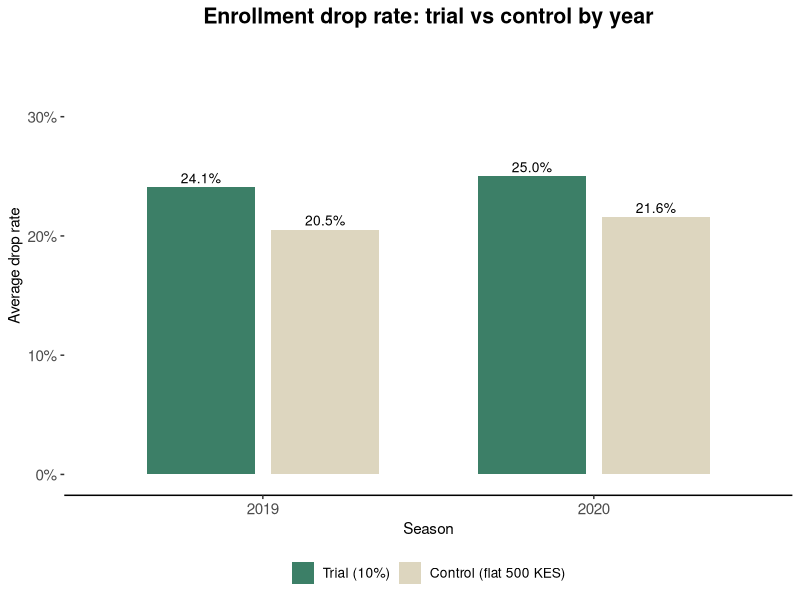
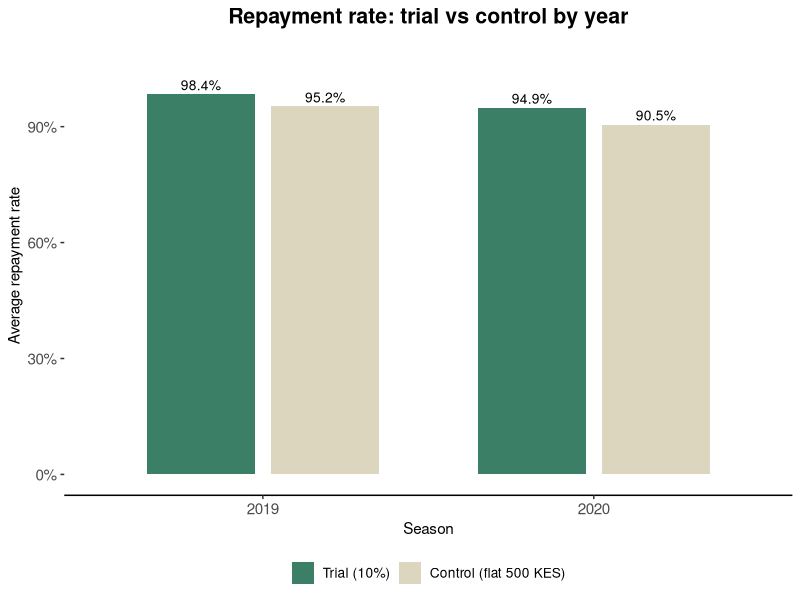
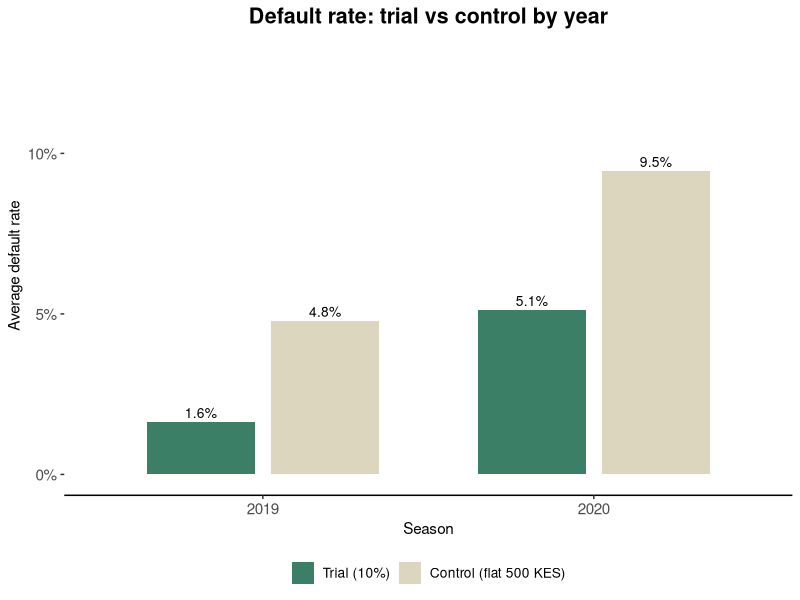
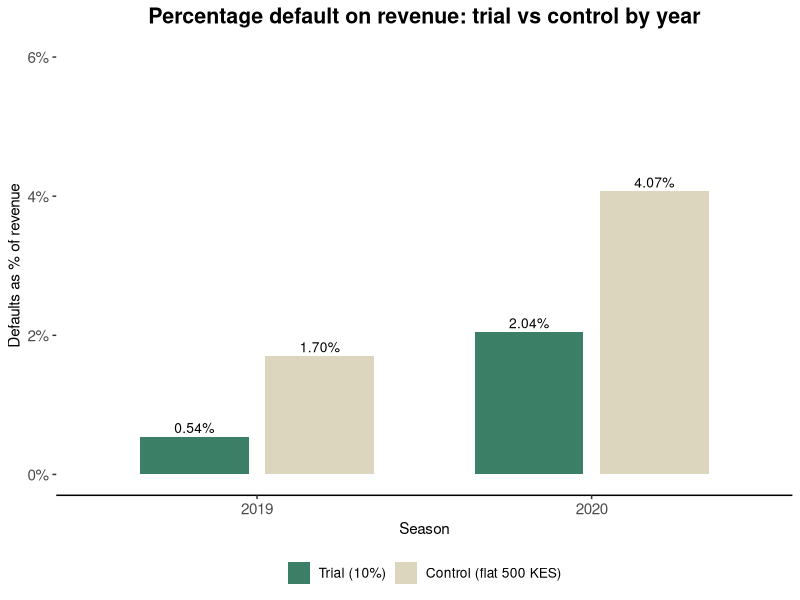
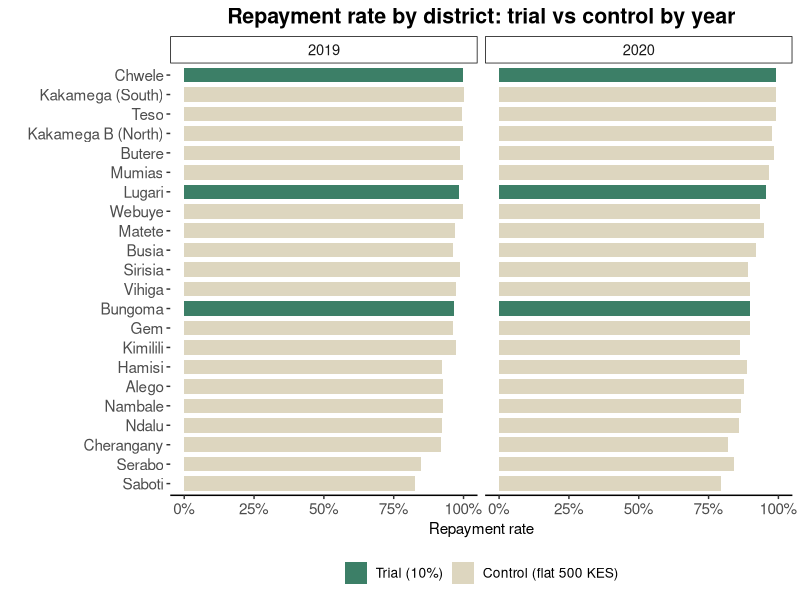
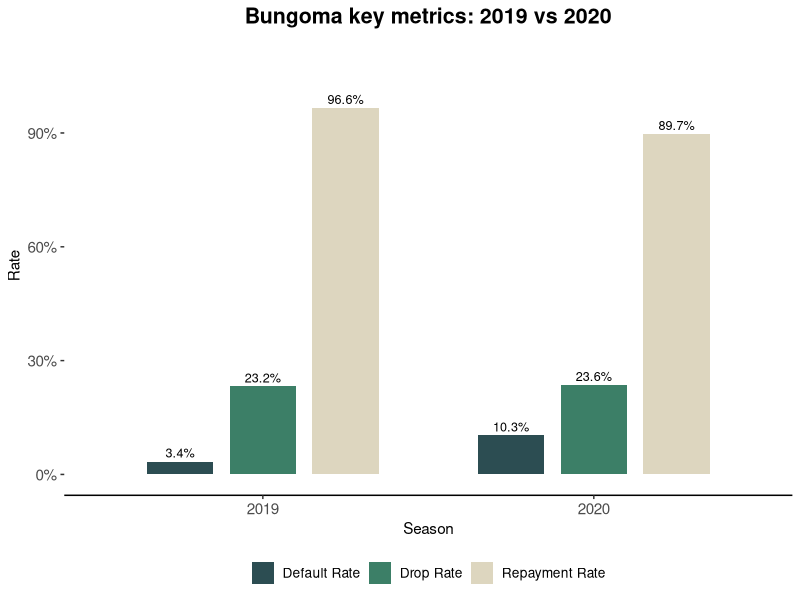

Reproduce these figures in R, in order.
## ---- chunk 1
knitr::opts_chunk$set(echo = FALSE, warning = FALSE, message = FALSE)

required_pkgs <- c("tidyverse", "kableExtra", "scales")

missing_pkgs <- required_pkgs[!required_pkgs %in% installed.packages()[, 1]]
if (length(missing_pkgs) > 0) install.packages(missing_pkgs)

purrr::walk(required_pkgs, library, character.only = TRUE)
rm(required_pkgs, missing_pkgs)
## ---- chunk 2
# Trial districts
trial_districts <- c("Chwele", "Bungoma", "Lugari")

# 2020 district-level data
df_2020 <- tibble(
  district = c("Bungoma", "Kakamega (South)", "Webuye", "Chwele", "Butere",
                    "Teso", "Busia", "Lugari", "Kakamega B (North)", "Sirisia",
                    "Matete", "Gem", "Kimilili", "Hamisi", "Alego", "Ndalu",
                    "Vihiga", "Cherangany", "Nambale", "Serabo", "Saboti", "Mumias"),
  enrolled = c(12678, 14362, 15824, 10912, 15218, 18589, 15182, 18455, 15553,
                    12174, 15082, 18076, 15840, 10560, 19852, 16251, 15719, 15881,
                    14292, 11062, 11133, 16709),
  qualified = c(9686, 12036, 11617, 7167, 12963, 14538, 11897, 15298, 12366,
                    9668, 10721, 15422, 11798, 8958, 16775, 11725, 12849, 12635,
                    10912, 7827, 8263, 12883),
  repaid = c(8690, 11939, 10867, 7113, 12770, 14426, 10945, 14636, 12068,
                    8600, 10168, 13871, 10157, 7940, 14692, 10061, 11546, 10355,
                    9450, 6580, 6566, 12430),
  defaulted = c(996, 97, 750, 54, 193, 112, 952, 662, 298, 1068, 553, 1551,
                    1641, 1018, 2083, 1664, 1303, 2280, 1462, 1247, 1697, 453),
  revenue = c(86186893, 108085045, 104759111, 63289243, 126659331, 140805877,
                    113973444, 186925430, 121379127, 109765082, 101096797, 154676025,
                    121127354, 91711334, 174247210, 132890871, 119042718, 169450702,
                    108877274, 79654167, 85262080, 118754050),
  amt_defaulted = c(3967686, 325060, 2421267, 182513, 695389, 484767, 4172865,
                    2723943, 1132674, 4491044, 2262090, 7372734, 7409369, 4900009,
                    10025972, 7492494, 4945982, 12710840, 6918278, 5301140,
                    8269087, 1512960),
  year = 2020
)

# 2019 district-level data
df_2019 <- tibble(
  district = c("Bungoma", "Kakamega (South)", "Webuye", "Chwele", "Butere",
                    "Teso", "Busia", "Lugari", "Kakamega B (North)", "Sirisia",
                    "Matete", "Gem", "Kimilili", "Hamisi", "Alego", "Ndalu",
                    "Vihiga", "Cherangany", "Nambale", "Serabo", "Saboti", "Mumias"),
  enrolled = c(12303, 12946, 15914, 10779, 16150, 15840, 14544, 17022, 15921,
                    10302, 15928, 17996, 14439, 10361, 18569, 14599, 17297, 12220,
                    15180, 8420, 11923, 15888),
  qualified = c(9451, 11140, 11352, 7572, 13513, 12538, 11981, 13730, 12503,
                    8031, 11300, 15823, 10715, 9048, 16558, 10569, 14845, 9432,
                    11484, 6624, 8671, 12501),
  repaid = c(9131, 11141, 11321, 7571, 13351, 12451, 11518, 13525, 12491,
                    7929, 10960, 15232, 10422, 8341, 15326, 9759, 14441, 8669,
                    10646, 5608, 7161, 12467),
  defaulted = c(320, 0, 31, 1, 162, 87, 463, 205, 12, 102, 340, 591, 293,
                    707, 1232, 810, 404, 763, 838, 1016, 1510, 34),
  revenue = c(87247064, 106084947, 107753820, 75050421, 137692303, 130486933,
                    125174335, 173566072, 122188682, 89497401, 114803444, 173806645,
                    108579545, 86806546, 198524401, 126424714, 136044599, 121905771,
                    121257329, 66976696, 95804491, 126505967),
  amt_defaulted = c(976710, 0, 102320, 1000, 586438, 314303, 1637690, 828483,
                    64127, 445286, 1215925, 2757644, 1093176, 2758610, 4673907,
                    3716774, 1424366, 3448810, 3083655, 4598128, 6962514, 127975),
  year = 2019
)
## ---- chunk 3
#feature-engineering

# Combining both years
df <- bind_rows(df_2019, df_2020)

# Tag trial vs control districts
df <- df %>% mutate(
  group = if_else(district %in% trial_districts, "Trial (10%)", "Control (flat 500 KES)"),
  group = factor(group, levels = c("Trial (10%)", "Control (flat 500 KES)")))

# Deriving key metrics
df <- df %>%
  mutate(
    pct_qualified = qualified / enrolled,
    pct_repaid = repaid / qualified,
    pct_defaulted = defaulted / qualified,
    drop_rate = 1 - pct_qualified,
    default_rev_pct = amt_defaulted / revenue,
    year = factor(year))
## ---- chunk 4
# A custom visualization theme
graph_theme <- theme(
  legend.position = "bottom",
  legend.title = element_blank(),
  axis.line.y = element_blank(),
  axis.line.x = element_line(colour = "black", size = 0.5),
  legend.text = element_text(family = "sans", size = rel(0.9)),
  plot.caption = element_text(family = "sans", size = rel(1.0), vjust = -0.5),
  plot.title = element_text(family = "sans", size = rel(1.4), hjust = 0.5, face = "bold"),
  plot.subtitle = element_text(family = "sans", size = rel(1.1), hjust = 0.5),
  axis.text = element_text(family = "sans", size = rel(1.0)),
  axis.title = element_text(family = "sans", size = rel(1.0)),
  strip.text.x = element_text(family = "sans", size = rel(1.2)),
  panel.background = element_rect(fill = NA),
  strip.background = element_rect(fill = NA, colour = "black"))

# A custom color palette
pal_group <- scale_fill_manual(values = c("#3C7F67" ,"#DDD6BF", "#2C4D52"))
## ---- chunk 5
# Average qualification and drop rates by group and year
q1_tbl <- df %>%
  group_by(year, group) %>%
  summarise(
    n_districts = n(),
    avg_qualification = percent(round(mean(pct_qualified), 4), accuracy = 0.1),
    avg_drop_rate = percent(round(mean(drop_rate), 4), accuracy = 0.1))

kable_styling(
  kable(q1_tbl,
        col.names = c("Year", "Group", "Districts", "Avg Qualification Rate", "Avg Drop Rate")),
  bootstrap_options = "striped", full_width = FALSE
)
## ---- chunk 6
# Visualizing drop rates across groups and years
drop_chart_data <- df %>%
  group_by(year, group) %>%
  summarise(avg_drop = mean(drop_rate))

ggplot(drop_chart_data, aes(x = year, y = avg_drop, fill = group)) +
  geom_col(position = position_dodge(0.75), width = 0.65) +
  geom_text(aes(label = percent(round(avg_drop, 3))),
            position = position_dodge(0.75), vjust = -0.4, size = 3.5) +
  scale_y_continuous(labels = percent_format(), limits = c(0, 0.35)) +
  labs(
    title = "Enrollment drop rate: trial vs control by year",
    x = "Season", y = "Average drop rate"
  ) +
  pal_group + graph_theme
## ---- chunk 7
# Average repayment and default rates by group and year
q2_tbl <- df %>%
  group_by(year, group) %>%
  summarise(
    n_districts = n(),
    avg_repayment_rate = percent(round(mean(pct_repaid), 4), accuracy = 0.1),
    avg_default_rate = percent(round(mean(pct_defaulted), 4), accuracy = 0.1))

kable_styling(
  kable(q2_tbl,
        col.names = c("Year", "Group", "Districts", "Avg Repayment Rate", "Avg Default Rate")),
  bootstrap_options = "striped", full_width = FALSE
)
## ---- chunk 8
# Repayment rate comparison by group and year
repayment_chart_data <- df %>%
  group_by(year, group) %>%
  summarise(avg_repayment = mean(pct_repaid))

ggplot(repayment_chart_data, aes(x = year, y = avg_repayment, fill = group)) +
  geom_col(position = position_dodge(0.75), width = 0.65) +
  geom_text(aes(label = percent(round(avg_repayment, 3))),
            position = position_dodge(0.75), vjust = -0.4, size = 3.5) +
  scale_y_continuous(labels = percent_format(), limits = c(0, 1.08)) +
  labs(
    title = "Repayment rate: trial vs control by year",
    x = "Season", y = "Average repayment rate"
  ) +
  pal_group + graph_theme
## ---- chunk 9
# Default rate comparison by group and year
default_chart_data <- df %>%
  group_by(year, group) %>%
  summarise(avg_default = mean(pct_defaulted))

ggplot(default_chart_data, aes(x = year, y = avg_default, fill = group)) +
  geom_col(position = position_dodge(0.75), width = 0.65) +
  geom_text(aes(label = percent(round(avg_default, 3))),
            position = position_dodge(0.75), vjust = -0.4, size = 3.5) +
  scale_y_continuous(labels = percent_format(), limits = c(0, 0.13)) +
  labs(
    title = "Default rate: trial vs control by year",
    x = "Season", y = "Average default rate"
  ) +
  pal_group + graph_theme
## ---- chunk 10
# Total revenue and defaults by group and year
revenue_tbl <- df %>%
  group_by(year, group) %>%
  summarise(
    total_revenue = comma(sum(revenue)),
    total_defaulted = comma(sum(amt_defaulted)),
    default_pct = sprintf("%.2f%%", sum(amt_defaulted) / sum(revenue) * 100))

kable_styling(
  kable(revenue_tbl,
        col.names = c("Year", "Group", "Total Revenue (KES)",
                      "Total Defaulted (KES)", "Default % of Revenue")),
  bootstrap_options = "striped", full_width = FALSE,
)
## ---- chunk 11
# Defaults as a share of revenue by group and year
rev_default_data <- df %>%
  group_by(year, group) %>%
  summarise(def_rev = sum(amt_defaulted) / sum(revenue))

ggplot(rev_default_data, aes(x = year, y = def_rev, fill = group)) +
  geom_col(position = position_dodge(0.75), width = 0.65) +
  geom_text(aes(label = sprintf("%.2f%%", def_rev * 100)),
            position = position_dodge(0.75), vjust = -0.4, size = 3.5) +
  scale_y_continuous(labels = percent_format(), limits = c(0, 0.06)) +
  labs(
    title = "Percentage default on revenue: trial vs control by year",
    x = "Season", y = "Defaults as % of revenue"
  ) +
  pal_group + graph_theme
## ---- chunk 12
# District-level repayment rates for both years, faceted for comparison
ggplot(df, aes(x = reorder(district, pct_repaid), y = pct_repaid, fill = group)) +
  geom_col(width = 0.75) +
  coord_flip() +
  scale_y_continuous(labels = percent_format()) +
  facet_wrap(~year) +
  labs(
    title = "Repayment rate by district: trial vs control by year",
    x = "", y = "Repayment rate") +
  pal_group + graph_theme
## ---- chunk 13
# Year-over-year comparison for the three trial districts
yoy_tbl <- df %>%
  filter(group == "Trial (10%)") %>%
  select(district, year, pct_qualified, pct_repaid, pct_defaulted) %>%
  mutate(
    pct_qualified = percent(round(pct_qualified, 3)),
    pct_repaid = percent(round(pct_repaid, 3)),
    pct_defaulted = percent(round(pct_defaulted, 3))) %>%
  arrange(district, year)

kable_styling(
  kable(yoy_tbl,
        col.names = c("District", "Year", "Qualification Rate",
                      "Repayment Rate", "Default Rate"),
        align = "llrrr"),
  bootstrap_options = "striped", full_width = FALSE
)
## ---- chunk 14
# Spotlight on Bungoma, which deteriorated sharply in 2020 despite being a trial district
bungoma_data <- df %>%
  filter(district == "Bungoma") %>%
  select(year, pct_repaid, pct_defaulted, drop_rate) %>%
  pivot_longer(cols = c(pct_repaid, pct_defaulted, drop_rate),
               names_to = "metric", values_to = "value") %>%
  mutate(metric = recode(metric,
                         pct_repaid = "Repayment Rate",
                         pct_defaulted = "Default Rate",
                         drop_rate = "Drop Rate"))

ggplot(bungoma_data, aes(x = year, y = value, fill = metric)) +
  geom_col(position = position_dodge(0.75), width = 0.6) +
  geom_text(aes(label = percent(round(value, 3))),
            position = position_dodge(0.75), vjust = -0.4, size = 3.2) +
  scale_y_continuous(labels = percent_format(), limits = c(0, 1.1)) +
  scale_fill_manual(values = c("Repayment Rate" ="#DDD6BF",
                               "Default Rate"   =  "#2C4D52",
                               "Drop Rate"      = "#3C7F67")) +
  labs(
    title = "Bungoma key metrics: 2019 vs 2020",
    x = "Season", y = "Rate") +
  graph_theme
